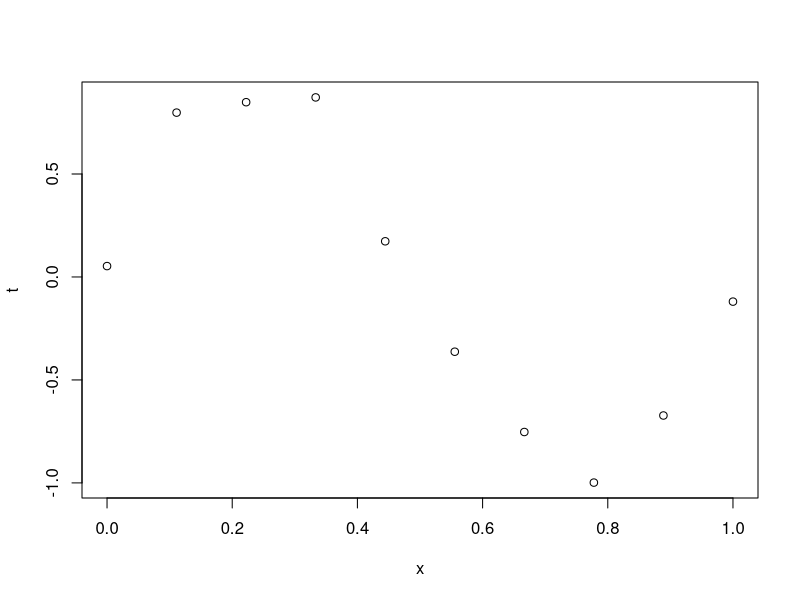
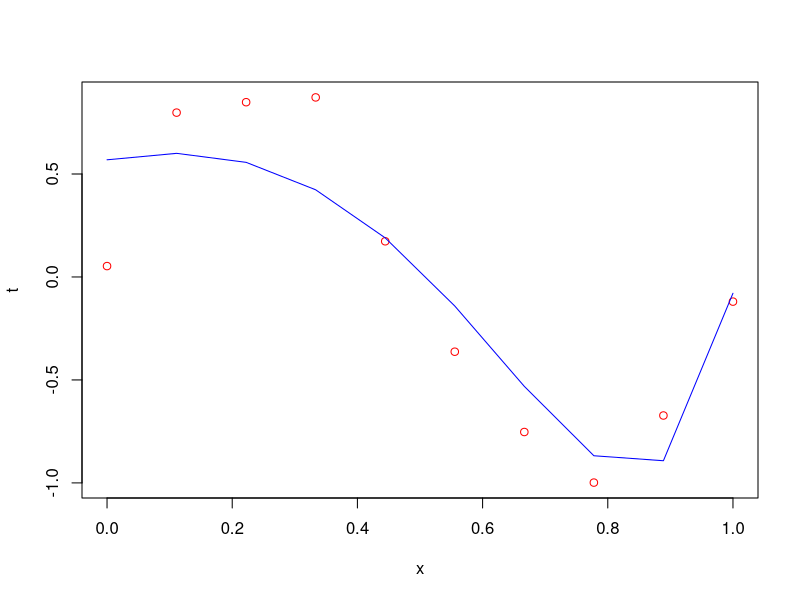
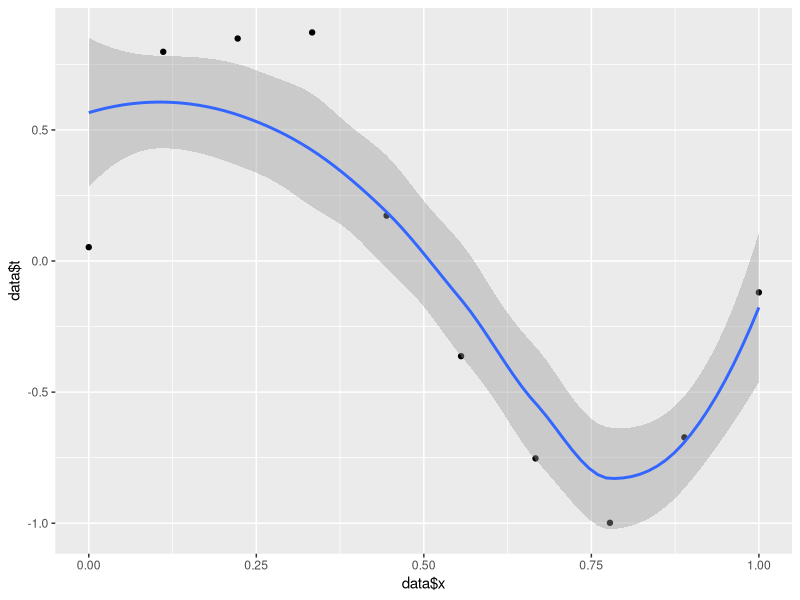

These charts were generated, in order, by the following R code: (Note: this script raises an error after producing the figures.)
## ---- chunk 1
curve_data <- read.csv('curve_data.txt', sep = " ")
plot(curve_data)
## ---- chunk 2
phix <- function(x, M, basis) {
  # Initialize vector to return
  u <- rep(0, M+1)
  # μs for Gauss
  mus <- rep(0, M+1)
  interval <- 1 / M

  if (basis == 'poly') {
    # evaluate x at each value of p, e.g. x^0, x^1, ..., x^M
    for (p in 0:M) u[p+1] <- x^p
  } else if (basis == 'Gauss') {
    # Populate μs with M intervals in [0,1]
    for (n in 1:M) mus[n+1] = mus[n] + interval
    # Generate Gaussian Kernels
    for (p in 0:M) u[p+1] <- exp((-(x - mus[p+1])^2)/0.1)
  }

  u
}
# Test: round(phix(0.3,4,'poly'), digits = 4) == c(1, 0.3, 0.09, 0.027, 0.0081)
# Test: plot(phix(0.3,10,'Gauss'))
## ---- chunk 3
library(MASS)

constructPhi <- function(features, M, basis_type) {
  phi <- matrix(nrow = length(features), ncol = M + 1)
    # Construct a phi matrix that is phix for each value of phix(x, M, 'Gauss') and append to phi matrix
  for (i in 1:(length(features))) {
    phi[i,] = phix(features[i], M, basis_type)
  }
  phi
}

# Part 3: post.params
post.params <- function(training_data, M, basis_type, delta, q) {
  # regularization coefficient
  # training_data = curve_data
  # q = (1/0.1)^2
  # delta = 2.0
  # basis_type = 'Gauss'
  lambda = delta / q

  # Note: this requires the training data to have an x column
  xs = training_data$x
  # M = 9
  phi <- constructPhi(xs, M, basis_type)
  t = training_data$t
  
  # Slide 10 of Bayessian_regression.pdf
  w_Bayes = ginv(lambda * diag(M+1) + t(phi) %*% phi) %*% t(phi) %*% training_data$t

  D = delta * diag(M + 1)
  Q = D + q * (t(phi) %*% phi)

  # FIXME: RETURN Q?
  list(w_Bayes, Q)
}

M = 9
delta = 2.0
q = (1/0.1)^2

params <- post.params(curve_data, M, 'poly', delta, q)
w_Bayes <- params[[1]]
Q <- params[[2]]
phi <- constructPhi(curve_data$x, M, 'poly')
result <- phi %*% w_Bayes

# Part 4: Plot
plot(curve_data, col = 'red')
# Don't know how to smooth this out :(
lines(y = result, x = curve_data$x, type = 'l', col = 'blue')
## ---- chunk 4
library(ggplot2)
data <- read.table("curve_data.txt")

phix <- function(x, M, option) {
  phi <- rep(0,M)
  if (option == "poly") {
    for (i in 1:(M)) {
      phi[i] <- x**i
    }
  }
  if (option == "Gauss") {
    for (i in 0:(M-1)) { 
      phi[i] <- exp(-((x-i/(M))**2)/0.1)
    }
    
  }
  phi
}


post.params <- function(data, M, option, delta, q) {
  # Q = D + qPhiTPhi
  # wbayes = Q-1(qPhiTt + Dmu)
  
  phi = phix(data$x[1],M, option)
  for (i in 2:length(data$x)) {
    phi_ <- phix(data$x[i], M, option)
    phi = rbind(phi, phi_)  
  }
  phi = cbind(rep(1,10),phi)
  phi
  Q = diag(delta,M+1) + q*t(phi)%*%phi
  #lambda = delta/q
  w = solve(Q)%*%(q*t(phi)%*%data$t) 
  #w = solve(diag((2.0)/((1/0.1)**2),M+1)+t(phi)%*%phi)%*%t(phi)%*%data$t
  t <- phi%*%w
  return(list(Q,w,t))
}

answer <- post.params(data, 9, "poly", 2.0, (1/0.1)**2)

that <- answer[[3]]

p <- ggplot(cbind(data,that), aes(x=data$x, y=data$t)) + geom_point()
p + stat_smooth(method = "loess", formula = that ~ x, size = 1)
## ---- chunk 5
M = 9
delta = 1.0
q = (1/0.1)^2

params <- post.params(curve_data, M, 'Gauss', delta, q)
w_Bayes <- params[[1]]
Q <- params[[2]]
phi <- constructPhi(curve_data$x, M, 'Gauss')
result <- phi %*% w_Bayes

plot(curve_data, col = 'blue')
# Don't know how to smooth this out :(
lines(y = result, x = curve_data$x, type = 'l', col = 'red')


lines(y = result - sd(result), x = curve_data$x, col = 'grey')
lines(y = result + sd(result), x = curve_data$x, col = 'grey')
